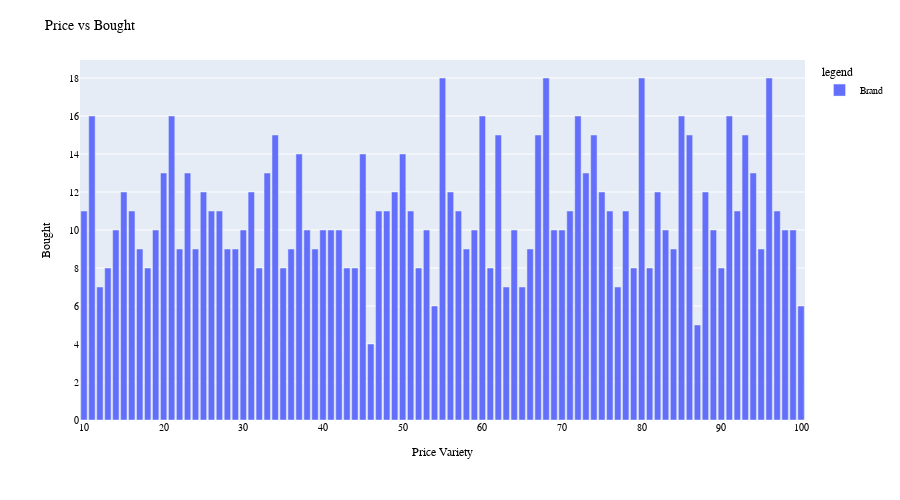

The notebook cell saved with this chart:
### Code cell
fig=px.bar(f6,height=500)
fig.update_layout(
   title="Price vs Bought",
   xaxis_title="Price Variety",
   yaxis_title="Bought",
   legend_title="legend",
   font=dict(family="Times New Roman", size=10, color="black"))
fig

### Figure 1 — Plotly figure (JSON) as saved in the notebook; plotly's stock layout.template omitted (floating-point values rounded to 4 significant figures)
{"data": [{"alignmentgroup": "True", "hovertemplate": "variable=Brand<br>Price=%{x}<br>value=%{y}<extra></extra>", "legendgroup": "Brand", "marker": {"color": "#636efa", "pattern": {"shape": ""}}, "name": "Brand", "offsetgroup": "Brand", "orientation": "v", "showlegend": true, "textposition": "auto", "type": "bar", "x": [10, 11, 12, 13, 14, 15, 16, 17, 18, 19, 20, 21, 22, 23, 24, 25, 26, 27, 28, 29, 30, 31, 32, 33, 34, 35, 36, 37, 38, 39, 40, 41, 42, 43, 44, 45, 46, 47, 48, 49, 50, 51, 52, 53, 54, 55, 56, 57, 58, 59, 60, 61, 62, 63, 64, 65, 66, 67, 68, 69, 70, 71, 72, 73, 74, 75, 76, 77, 78, 79, 80, 81, 82, 83, 84, 85, 86, 87, 88, 89, 90, 91, 92, 93, 94, 95, 96, 97, 98, 99, 100], "xaxis": "x", "y": [11, 16, 7, 8, 10, 12, 11, 9, 8, 10, 13, 16, 9, 13, 9, 12, 11, 11, 9, 9, 10, 12, 8, 13, 15, 8, 9, 14, 10, 9, 10, 10, 10, 8, 8, 14, 4, 11, 11, 12, 14, 11, 8, 10, 6, 18, 12, 11, 9, 10, 16, 8, 15, 7, 10, 7, 9, 15, 18, 10, 10, 11, 16, 13, 15, 12, 11, 7, 11, 8, 18, 8, 12, 10, 9, 16, 15, 5, 12, 10, 8, 16, 11, 15, 13, 9, 18, 11, 10, 10, 6], "yaxis": "y"}], "layout": {"barmode": "relative", "font": {"color": "black", "family": "Times New Roman", "size": 10}, "height": 500, "legend": {"title": {"text": "legend"}, "tracegroupgap": 0}, "margin": {"t": 60}, "title": {"text": "Price vs Bought"}, "xaxis": {"anchor": "y", "domain": [0, 1], "title": {"text": "Price Variety"}}, "yaxis": {"anchor": "x", "domain": [0, 1], "title": {"text": "Bought"}}}}
